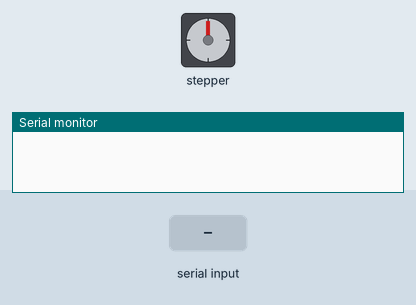
This sketch was run on a simulated Arduino Uno, built with avr-gcc and run on an emulated ATmega328P. On the bench: stepper motor, the last lines printed to the serial monitor. The inputs (shaded band) are chosen by the test bench. Stepper angles assume 200 steps per turn.

Above: at 1.2 s.
1.3 s: "sb90\n" received over Serial
At 1.75 s:
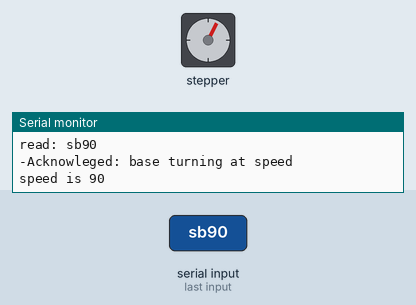
At 4.2 s:
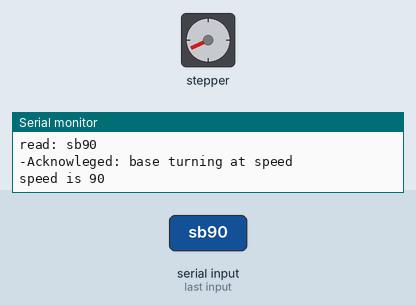
4.3 s: "init\n" received over Serial
7.3 s: "print\n" received over Serial
8.8 s: "init,45\n" received over Serial
At 11.6 s:
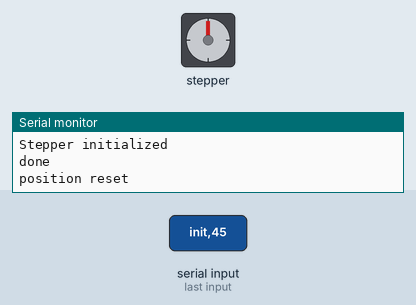
11.8 s: "init90\n" received over Serial
At 14.3 s:
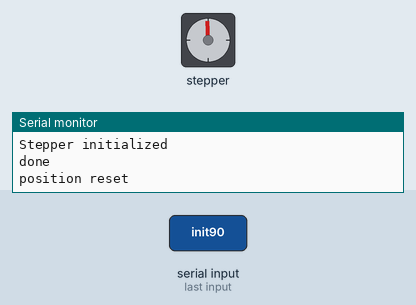
14.8 s: "None\n" received over Serial
Timing chart, 0 to 17.3 s (numbered marks = the images above; inputs shaded):
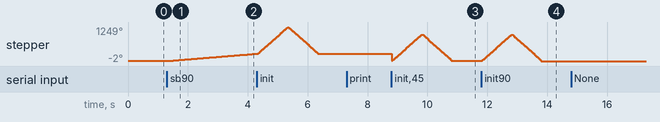

The sketch:

stepper_receiver.ino
```cpp
#include "AccelStepper.h"
#include "Vector.h"
AccelStepper base = AccelStepper(1,2,5);
AccelStepper extruder = AccelStepper(1,3,6);
int timeout_begin = 0;
// Array for stored commands
String commands[5] = {"None", "None", "None", "None", "None"};
int mode = 0; // 0 = waiting, 1 = fulfilling, 2 = base.runtoposition, 3 = base + extruder run, 4 = only speedmode for base
int current_index = 0;
String previous_input = "None";
int j = 0;
int max_base_speed = 100000;
int previous_base_pos = 0;


void setup(){

  Serial.begin(9600);

  base.setMaxSpeed(max_base_speed);
  base.setAcceleration(50000);

  extruder.setMaxSpeed(100);
  extruder.setAcceleration(50000);

}

void loop() {
  j++;
  //read input and maybe attach it to the stack of commands
  read_input();

  //if currently not processing any command
  if(mode == 0){
    //if command stack is not empty -> process command and set mode to 1
    if(commands[0] != "None"){

      mode = 1;
      process_command(commands[0]);
    }
  }

  //if currently procesing command only concerns base
  if(mode == 2) {
    if(abs(base.distanceToGo()) >= 1){
      base.runSpeed();
    }else{
      mode = 0;
      Serial.println("mode set to 0 again");
      base.setSpeed(0);
      base.setMaxSpeed(max_base_speed);
      base.runSpeed();
      Serial.println("done:i" + String(current_index));
      //base.setCurrentPosition(0);
    }
  }

  //if(mode == 3 ){ base.run(); extruder.run();}

  if(mode == 4){
    base.runSpeed();
    //Serial.println("currently running base in mode 4");
    //if command stack is not empty -> process command and set mode to 0
    if(commands[0] != "None"){
      mode = 0;
      Serial.println("speed-only overriden by different command");
    }
  }

  if(mode == 5){
    extruder.runSpeed();
    //Serial.println("currently running base in mode 4");
    //if command stack is not empty -> process command and set mode to 0
    if(commands[0] != "None"){
      mode = 0;
      Serial.println("extruderspeed-only overriden by different command");
    }
  }

}

//read input that is called every loop iteration
void read_input(){

  //read icoming text and transform it
  char buffer[32]; // Buffer to hold incoming data
  Serial.setTimeout(10);
  int length = Serial.readBytesUntil('\n', buffer, sizeof(buffer) - 1);
  buffer[length] = '\0'; // Null-terminate the String
  String input = String(buffer);

  if(input.startsWith("print")){
    print_stack();
    return;
  }

  if(input != "" && input != previous_input){
    Serial.println("read: " + input);
    push_back(input);
    previous_input = input;
  }

}

//shift entries to one in front
void shift_entries(){

  for(int i = 0; i<5-1; i++){
    commands[i] = commands[i+1];
  }
  commands[5] = "None";
}

//put new input at first entry that is not 'None'
void push_back(String input){
  if(commands[4] != "None"){
    Serial.println("Stack Full");
    return;
  }

  for(int i = 0; i < 5; i++){

    if(commands[i] == "None"){
      commands[i] = input;
      return;
    }
  }
}


//process any possible command
void process_command(String command){

  if(command.startsWith("init"))
    {init_motors();}
  else if(command.startsWith("b"))
    { turn_base(command);}
  else if(command.startsWith("e"))
    { turn_extruder(command);}
  else if(command.startsWith("sb"))
    { speed_base(command);}
  else if(command.startsWith("se"))
    { speed_extruder(command);}
  else if(command.startsWith("reset_base"))
    { reset_base();}
  else
  {Serial.println("Invalid command");
    mode = 0;
     }

  shift_entries();
  timeout_begin = millis();

}


// command that the base is turned
bool turn_base(String command){

  Serial.println("\n-Ackknowleged: base turning to position");

  int pIndex = command.indexOf('b');
  int sIndex = command.indexOf('s');
  int iIndex = command.indexOf('i');

  // Extract the position and speed from the command String
  String positionString = command.substring(pIndex + 1, sIndex);
  String speedString = command.substring(sIndex + 1,iIndex);
  String indexString = command.substring(iIndex + 1);

  // Convert the position and speed to integers
  int position = positionString.toInt();
  int speed = speedString.toInt();
  int index = indexString.toInt();

  if(position-previous_base_pos <= 0){
    speed = speed *(-1);
  }
  // calculate the number of steps required to move the specified distance
  float distanceInDeg = position;
  float degPerStep = 1.8/16; // Adjust this value based on your stepper motor specifications
  int steps = distanceInDeg / degPerStep;

  //set mode
  mode = 2;

  base.moveTo(steps);
  base.setMaxSpeed(max_base_speed);
  base.setSpeed(speed);
  current_index = index;
  previous_base_pos = position;

}

//command that the extruder is turned
bool turn_extruder(String command){
  Serial.println("theoretical turning of extruder");
  mode = 0;
}


void print_stack(){

  String output = "";
  for(int i = 0; i< 5; i++){
    output += commands[i] + " ; ";
  }
  Serial.println("previous position: " + String(previous_base_pos));
  Serial.println(output);

}

// only let the base turn with speed
bool speed_base(String command){

  Serial.println("\n-Acknowleged: base turning at speed");

  // Extract the position and speed from the command String
  int speed = command.substring(2).toInt();
  Serial.println("speed is " + String(speed));
  base.setMaxSpeed(max_base_speed);
  base.setSpeed(speed);
  base.runSpeed();
  mode = 4;

}
// only let the extruder turn with speed
bool speed_extruder(String command){

  Serial.println("\n-Acknowleged: extruder turning at speed");

  // Extract the position and speed from the command String
  int speed = command.substring(2).toInt();
  Serial.println("extruderspeed is " + String(speed));
  extruder.setMaxSpeed(max_base_speed);
  extruder.setSpeed(speed);
  extruder.runSpeed();
  mode = 5;

}


bool timeout_check(){}


bool reset_base(){

  for(int i = 0; i < 5; i++){
    commands[i] = "None";

  }
  base.setCurrentPosition(0);
  Serial.println("position reset");
  mode = 0;
}

bool init_motors(){

    Serial.println("\n-Ackknowleged: Motor initialization");
    base.setMaxSpeed(100000);
    base.setSpeed(600);
    unsigned long startTime = millis();
    unsigned long duration = 1000; // 3 seconds
    while (millis() - startTime < duration) {
        base.runSpeed();
    }
    base.setSpeed(-600);
    startTime = millis();
    duration = 1000; // 3 seconds
    while (millis() - startTime < duration) {
        base.runSpeed();
    }
    base.setSpeed(0);
    Serial.println("Stepper initialized");
    Serial.println("done");

    reset_base();

    mode = 0;
}
```

Measured:
- after the input at 1.3 s, stepper: keeps turning clockwise at about 90°/s, starting at once
- after the input at 8.8 s, stepper: turns 269° counter-clockwise in 0.00 s, then 967° clockwise in 0.96 s, then 968° counter-clockwise in 0.98 s
- after the input at 11.8 s, stepper: turns 968° clockwise in 0.98 s, then 970° counter-clockwise in 0.98 s
